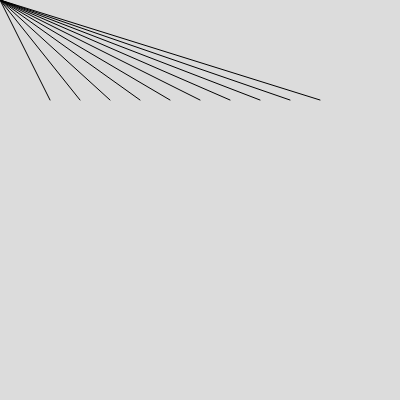
Frame 1 (no input)
Frame 60 (no input): identical to frame 1, image omitted
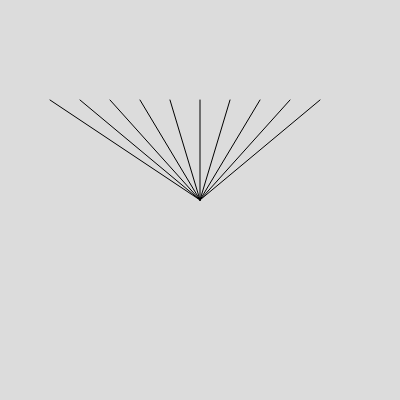
Frame 120 (the mouse pressed at the canvas centre since frame 60)

The p5.js sketch that drew these frames (run headless with seeded random() and noise() and a simulated clock; from frame 60 on, the mouse is pressed at the canvas centre):

// p5.js sketch
// ── sketch.js
function setup() {
  createCanvas(400, 400);
}

function draw() {
  background(220);
  for (let i=0; i<10;i++){
    line(50+i*30,100, mouseX, mouseY)
  }
  
  
  
}
